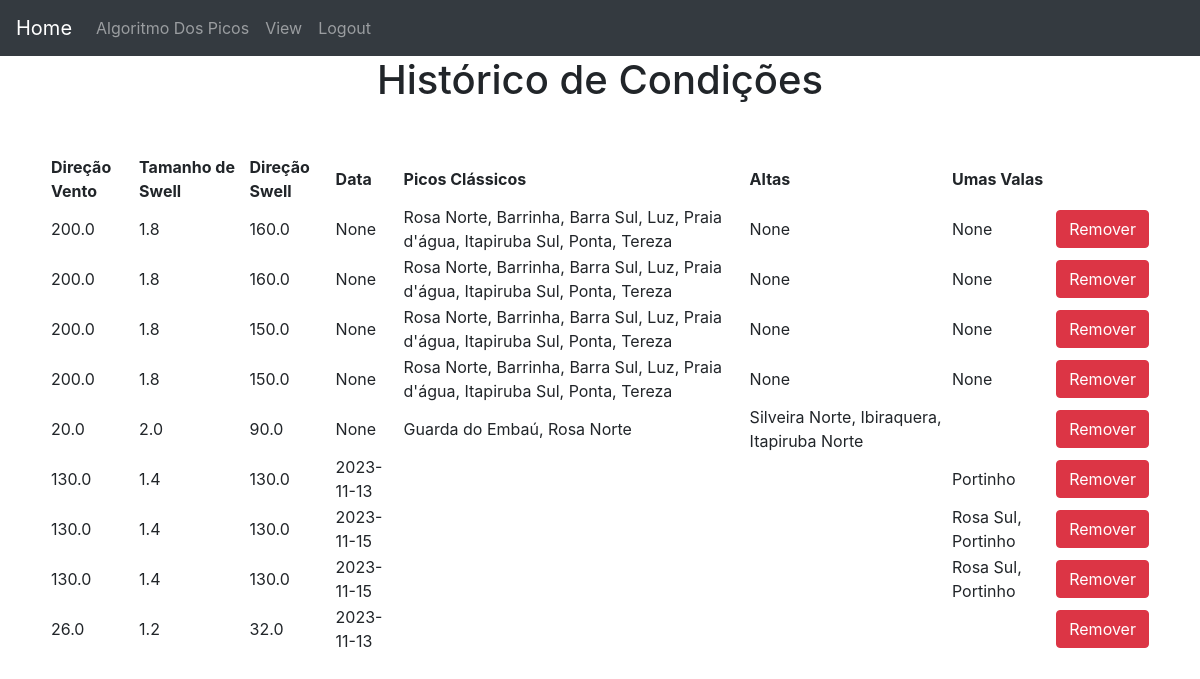
The app's page /view (signed in), older data.
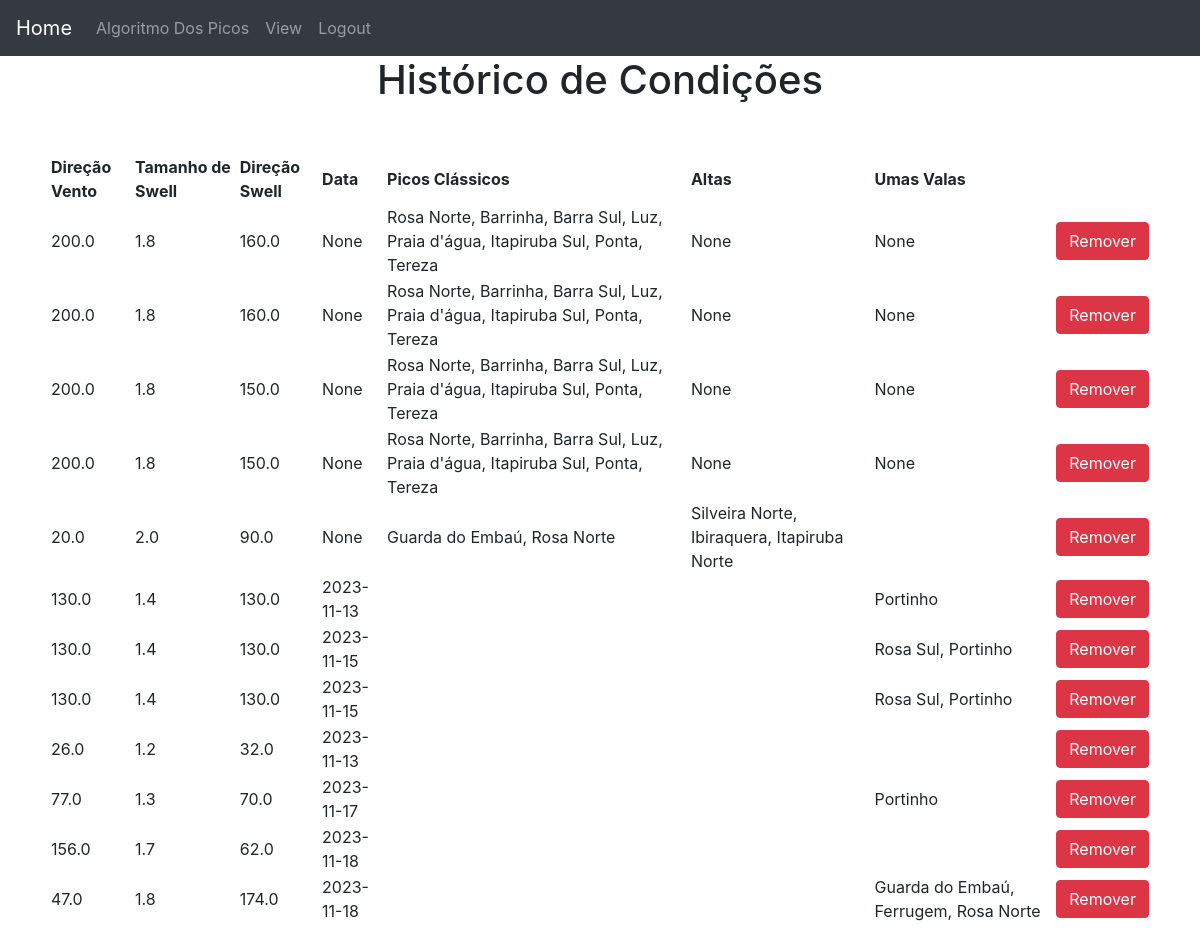
The same page, newer data.
### website/models.py (models this page shows)
class Historico(db.Model):
    id = db.Column(db.Integer, primary_key=True)
    usuario_id = db.Column(db.Integer, db.ForeignKey('usuario.id'))
    vento = db.Column(db.Float)
    swell = db.Column(db.Float)
    direcao = db.Column(db.Float)
    data = db.Column(db.Date)
    classicos = db.Column(db.String)
    altas = db.Column(db.String)
    vala = db.Column(db.String)

### website/views.py (the view)
@views.route('/view', methods=['GET'])
@login_required
def view():
    return render_template("view.html", usuario=current_user)

### website/__init__.py (called while the page is built)
def create_app():
    app = Flask(__name__)
    app.config['SECRET_KEY'] = 'você não vai adivinhar'
    app.config['SQLALCHEMY_DATABASE_URI'] = f'sqlite:///{DB_NAME}'
    db.init_app(app)
    admin.init_app(app)
    migrate = Migrate(app, db)
    from .views import views
    from .auth import auth
    app.register_blueprint(views, url_prefix='/')
    app.register_blueprint(auth, url_prefix='/')
    from .models import Usuario
    login_manager = LoginManager()
    login_manager.login_view = 'auth.login'
    login_manager.login_message = 'Faça o login para a acessar está página.'
    login_manager.init_app(app)
    @login_manager.user_loader
    def load_user(id):
        return Usuario.query.get(int(id))
    return app

### website/templates/view.html (shortened to what this page needs)
{% extends "base.html"%}
{% block content %}
    <h1 class="text-center">Histórico de Condições</h1>
    <table>
        <thead>
            <th>Direção Vento</th>
            <th>Tamanho de Swell</th>
            <th>Direção Swell</th>
            <th>Data</th>
            <th>Picos Clássicos</th>
            <th>Altas</th>
            <th>Umas Valas</th>
        </thead>
        {% for condicao in usuario.historico %}
            <tr>
                <td>{{condicao.vento}}</td>
                <td>{{condicao.swell}}</td>
                <td>{{condicao.direcao}}</td>
                <td>{{condicao.data}}</td>
                <td>{{condicao.classicos}}</td>
                <td>{{condicao.altas}}</td>
                <td>{{condicao.vala}}</td>
                <td><button type="button" class="btn btn-danger" onClick="removeHistorico({{ condicao.id }})">Remover</button></td>
            </tr>
        {% endfor %}
    </table>
{% endblock %}

### website/templates/base.html (shortened to what this page needs)
<!doctype html>
<html lang="pt-BR">
  <head>
    <link rel="stylesheet" href="../static/style.css">
    <link rel="stylesheet" href="https://cdn.jsdelivr.net/npm/bootstrap@4.6.2/dist/css/bootstrap.min.css"
>
  </head>
  <body>
    <nav class="navbar navbar-expand-lg navbar-dark bg-dark">
      <a class="navbar-brand" href="/">Home</a>
        <div class="collapse navbar-collapse" id="navbarNav">
          <ul class="navbar-nav">
          {% if usuario %}
            <li class="nav-item">
              <a class="nav-link" href="/algoritmo">Algoritmo Dos Picos</a>
            </li>
            <li class="nav-item">
              <a class="nav-link" href="/view">View</a>
            </li>
            <li class="nav-item">
              <a class="nav-link" href="/logout">Logout</a>
            </li>
          {% endif %}
          </ul>
        </div>
      </nav>
    <div class="div">
    {% block content %}
    {% endblock %}
    </div>
  </body>
</html>

### website/static/style.css (style rules this page uses)
.div { max-width: 100%; }
table { margin: 50px; }

Row changes from the older to the newer data that the page shows:
added Historico: vento "77.0", swell "1.3", direcao "70.0", data "2023-11-17", vala "Portinho"
added Historico: vento "156.0", swell "1.7", direcao "62.0", data "2023-11-18"
added Historico: vento "47.0", swell "1.8", direcao "174.0", data "2023-11-18", vala "Guarda do Embaú, Ferrugem, Rosa Norte"
